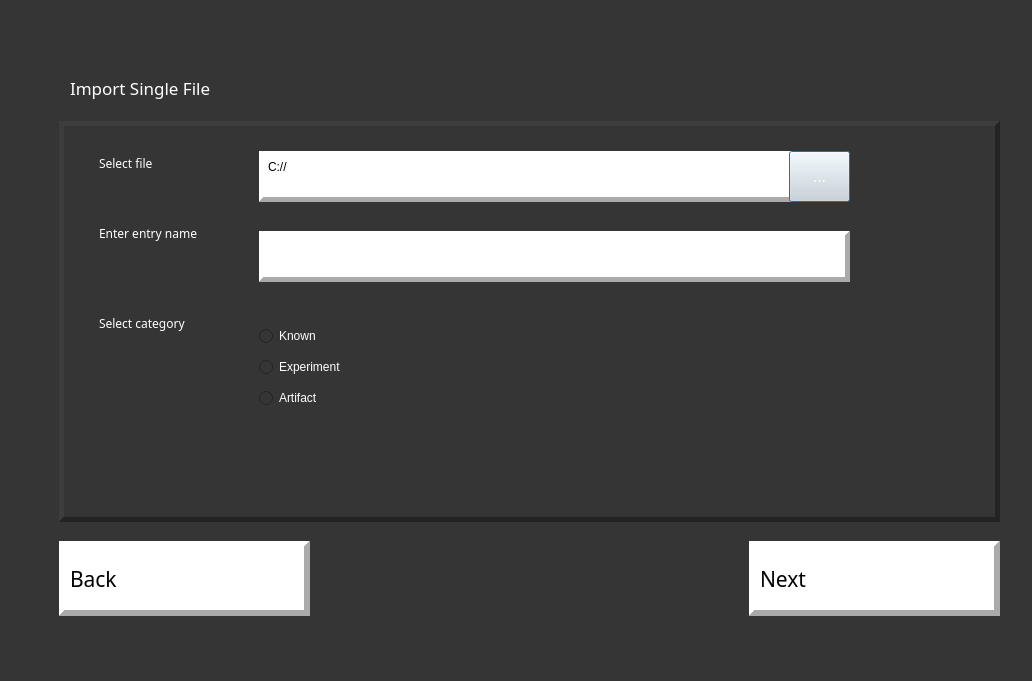
<?xml version="1.0" encoding="UTF-8"?>
<ui version="4.0">
 <class>importsingle_frame</class>
 <widget class="QDialog" name="importsingle_frame">
  <property name="geometry">
   <rect>
    <x>0</x>
    <y>0</y>
    <width>1032</width>
    <height>681</height>
   </rect>
  </property>
  <property name="cursor">
   <cursorShape>ArrowCursor</cursorShape>
  </property>
  <property name="windowTitle">
   <string>Dialog</string>
  </property>
  <property name="autoFillBackground">
   <bool>false</bool>
  </property>
  <property name="styleSheet">
   <string notr="true">background-color: rgb(53, 53, 53);</string>
  </property>
  <widget class="QLabel" name="title_lbl">
   <property name="geometry">
    <rect>
     <x>70</x>
     <y>50</y>
     <width>419</width>
     <height>75</height>
    </rect>
   </property>
   <property name="font">
    <font>
     <family>Small Fonts</family>
     <pointsize>13</pointsize>
    </font>
   </property>
   <property name="styleSheet">
    <string notr="true">color: rgb(255, 255, 255);</string>
   </property>
   <property name="frameShape">
    <enum>QFrame::NoFrame</enum>
   </property>
   <property name="frameShadow">
    <enum>QFrame::Plain</enum>
   </property>
   <property name="lineWidth">
    <number>0</number>
   </property>
   <property name="text">
    <string>Import Single File</string>
   </property>
   <property name="margin">
    <number>1</number>
   </property>
  </widget>
  <widget class="QLabel" name="next_lbl">
   <property name="geometry">
    <rect>
     <x>749</x>
     <y>541</y>
     <width>251</width>
     <height>75</height>
    </rect>
   </property>
   <property name="font">
    <font>
     <family>8514oem</family>
     <pointsize>16</pointsize>
     <weight>50</weight>
     <italic>false</italic>
     <bold>false</bold>
    </font>
   </property>
   <property name="autoFillBackground">
    <bool>false</bool>
   </property>
   <property name="styleSheet">
    <string notr="true">background-color: rgb(255, 255, 255);</string>
   </property>
   <property name="frameShape">
    <enum>QFrame::Panel</enum>
   </property>
   <property name="frameShadow">
    <enum>QFrame::Raised</enum>
   </property>
   <property name="lineWidth">
    <number>6</number>
   </property>
   <property name="text">
    <string>Next</string>
   </property>
   <property name="alignment">
    <set>Qt::AlignLeading|Qt::AlignLeft|Qt::AlignVCenter</set>
   </property>
   <property name="openExternalLinks">
    <bool>false</bool>
   </property>
  </widget>
  <widget class="QLabel" name="back_lbl">
   <property name="geometry">
    <rect>
     <x>59</x>
     <y>541</y>
     <width>251</width>
     <height>75</height>
    </rect>
   </property>
   <property name="font">
    <font>
     <family>8514oem</family>
     <pointsize>16</pointsize>
     <weight>50</weight>
     <italic>false</italic>
     <bold>false</bold>
    </font>
   </property>
   <property name="autoFillBackground">
    <bool>false</bool>
   </property>
   <property name="styleSheet">
    <string notr="true">background-color: rgb(255, 255, 255);</string>
   </property>
   <property name="frameShape">
    <enum>QFrame::Panel</enum>
   </property>
   <property name="frameShadow">
    <enum>QFrame::Raised</enum>
   </property>
   <property name="lineWidth">
    <number>6</number>
   </property>
   <property name="text">
    <string>Back</string>
   </property>
   <property name="alignment">
    <set>Qt::AlignLeading|Qt::AlignLeft|Qt::AlignVCenter</set>
   </property>
   <property name="openExternalLinks">
    <bool>false</bool>
   </property>
  </widget>
  <widget class="QLabel" name="logo">
   <property name="geometry">
    <rect>
     <x>810</x>
     <y>50</y>
     <width>191</width>
     <height>61</height>
    </rect>
   </property>
   <property name="autoFillBackground">
    <bool>false</bool>
   </property>
   <property name="frameShape">
    <enum>QFrame::NoFrame</enum>
   </property>
   <property name="text">
    <string/>
   </property>
   <property name="pixmap">
    <pixmap>../../../resources/specdata_logo.png</pixmap>
   </property>
   <property name="scaledContents">
    <bool>true</bool>
   </property>
  </widget>
  <widget class="QFrame" name="frame">
   <property name="geometry">
    <rect>
     <x>59</x>
     <y>121</y>
     <width>941</width>
     <height>401</height>
    </rect>
   </property>
   <property name="styleSheet">
    <string notr="true">color: rgb(255, 255, 255);</string>
   </property>
   <property name="frameShape">
    <enum>QFrame::Panel</enum>
   </property>
   <property name="frameShadow">
    <enum>QFrame::Raised</enum>
   </property>
   <property name="lineWidth">
    <number>5</number>
   </property>
   <widget class="QPlainTextEdit" name="selectfile_txt">
    <property name="geometry">
     <rect>
      <x>200</x>
      <y>30</y>
      <width>541</width>
      <height>51</height>
     </rect>
    </property>
    <property name="font">
     <font>
      <family>MS Shell Dlg 2</family>
      <pointsize>9</pointsize>
     </font>
    </property>
    <property name="cursor" stdset="0">
     <cursorShape>IBeamCursor</cursorShape>
    </property>
    <property name="styleSheet">
     <string notr="true">background-color: rgb(255, 255, 255);
color: rgb(0, 0, 0);</string>
    </property>
    <property name="frameShape">
     <enum>QFrame::Panel</enum>
    </property>
    <property name="frameShadow">
     <enum>QFrame::Raised</enum>
    </property>
    <property name="lineWidth">
     <number>5</number>
    </property>
    <property name="plainText">
     <string>C://</string>
    </property>
   </widget>
   <widget class="QPushButton" name="selectfile_btn">
    <property name="geometry">
     <rect>
      <x>730</x>
      <y>30</y>
      <width>61</width>
      <height>51</height>
     </rect>
    </property>
    <property name="sizePolicy">
     <sizepolicy hsizetype="Maximum" vsizetype="Maximum">
      <horstretch>0</horstretch>
      <verstretch>30</verstretch>
     </sizepolicy>
    </property>
    <property name="font">
     <font>
      <pointsize>12</pointsize>
     </font>
    </property>
    <property name="layoutDirection">
     <enum>Qt::LeftToRight</enum>
    </property>
    <property name="styleSheet">
     <string notr="true">background-color: rgb(220, 220, 220);</string>
    </property>
    <property name="text">
     <string>...</string>
    </property>
    <property name="autoDefault">
     <bool>true</bool>
    </property>
   </widget>
   <widget class="QPlainTextEdit" name="name_txt">
    <property name="geometry">
     <rect>
      <x>200</x>
      <y>110</y>
      <width>591</width>
      <height>51</height>
     </rect>
    </property>
    <property name="font">
     <font>
      <family>MS Shell Dlg 2</family>
     </font>
    </property>
    <property name="cursor" stdset="0">
     <cursorShape>IBeamCursor</cursorShape>
    </property>
    <property name="styleSheet">
     <string notr="true">background-color: rgb(255, 255, 255);
color: rgb(0, 0, 0);</string>
    </property>
    <property name="frameShape">
     <enum>QFrame::Panel</enum>
    </property>
    <property name="frameShadow">
     <enum>QFrame::Raised</enum>
    </property>
    <property name="lineWidth">
     <number>5</number>
    </property>
   </widget>
   <widget class="QWidget" name="verticalLayoutWidget">
    <property name="geometry">
     <rect>
      <x>200</x>
      <y>200</y>
      <width>281</width>
      <height>95</height>
     </rect>
    </property>
    <layout class="QVBoxLayout" name="verticalLayout_4">
     <item>
      <widget class="QRadioButton" name="known_rbtn">
       <property name="styleSheet">
        <string notr="true">color: rgb(255, 255, 255);</string>
       </property>
       <property name="text">
        <string>Known</string>
       </property>
      </widget>
     </item>
     <item>
      <widget class="QRadioButton" name="experiment_rbtn">
       <property name="styleSheet">
        <string notr="true">color: rgb(255, 255, 255);</string>
       </property>
       <property name="text">
        <string>Experiment</string>
       </property>
      </widget>
     </item>
     <item>
      <widget class="QRadioButton" name="artifact_btn">
       <property name="styleSheet">
        <string notr="true">color: rgb(255, 255, 255);</string>
       </property>
       <property name="text">
        <string>Artifact</string>
       </property>
      </widget>
     </item>
    </layout>
   </widget>
   <widget class="QLabel" name="selectfile_lbl">
    <property name="geometry">
     <rect>
      <x>40</x>
      <y>30</y>
      <width>82</width>
      <height>24</height>
     </rect>
    </property>
    <property name="font">
     <font>
      <family>Small Fonts</family>
      <pointsize>9</pointsize>
     </font>
    </property>
    <property name="styleSheet">
     <string notr="true">color: rgb(255, 255, 255);</string>
    </property>
    <property name="frameShape">
     <enum>QFrame::NoFrame</enum>
    </property>
    <property name="frameShadow">
     <enum>QFrame::Plain</enum>
    </property>
    <property name="lineWidth">
     <number>0</number>
    </property>
    <property name="text">
     <string>Select file</string>
    </property>
    <property name="margin">
     <number>1</number>
    </property>
   </widget>
   <widget class="QLabel" name="name_lbl">
    <property name="geometry">
     <rect>
      <x>40</x>
      <y>100</y>
      <width>140</width>
      <height>24</height>
     </rect>
    </property>
    <property name="font">
     <font>
      <family>Small Fonts</family>
      <pointsize>9</pointsize>
     </font>
    </property>
    <property name="styleSheet">
     <string notr="true">color: rgb(255, 255, 255);</string>
    </property>
    <property name="frameShape">
     <enum>QFrame::NoFrame</enum>
    </property>
    <property name="frameShadow">
     <enum>QFrame::Plain</enum>
    </property>
    <property name="lineWidth">
     <number>0</number>
    </property>
    <property name="text">
     <string>Enter entry name</string>
    </property>
    <property name="margin">
     <number>1</number>
    </property>
   </widget>
   <widget class="QLabel" name="category_lbl">
    <property name="geometry">
     <rect>
      <x>40</x>
      <y>190</y>
      <width>130</width>
      <height>24</height>
     </rect>
    </property>
    <property name="font">
     <font>
      <family>Small Fonts</family>
      <pointsize>9</pointsize>
     </font>
    </property>
    <property name="styleSheet">
     <string notr="true">color: rgb(255, 255, 255);</string>
    </property>
    <property name="frameShape">
     <enum>QFrame::NoFrame</enum>
    </property>
    <property name="frameShadow">
     <enum>QFrame::Plain</enum>
    </property>
    <property name="lineWidth">
     <number>0</number>
    </property>
    <property name="text">
     <string>Select category</string>
    </property>
    <property name="margin">
     <number>1</number>
    </property>
   </widget>
   <widget class="QLabel" name="error_lbl">
    <property name="geometry">
     <rect>
      <x>40</x>
      <y>310</y>
      <width>881</width>
      <height>81</height>
     </rect>
    </property>
    <property name="font">
     <font>
      <family>8514oem</family>
      <pointsize>7</pointsize>
      <weight>75</weight>
      <italic>false</italic>
      <bold>true</bold>
      <underline>false</underline>
     </font>
    </property>
    <property name="styleSheet">
     <string notr="true">color: rgb(255, 1, 1);
</string>
    </property>
    <property name="text">
     <string/>
    </property>
    <property name="wordWrap">
     <bool>true</bool>
    </property>
   </widget>
   <zorder>selectfile_lbl</zorder>
   <zorder>selectfile_txt</zorder>
   <zorder>name_txt</zorder>
   <zorder>verticalLayoutWidget</zorder>
   <zorder>selectfile_lbl</zorder>
   <zorder>selectfile_lbl</zorder>
   <zorder>name_lbl</zorder>
   <zorder>category_lbl</zorder>
   <zorder>selectfile_btn</zorder>
   <zorder>error_lbl</zorder>
  </widget>
  <zorder>title_lbl</zorder>
  <zorder>frame</zorder>
  <zorder>horizontalLayoutWidget</zorder>
  <zorder>horizontalLayoutWidget</zorder>
  <zorder>horizontalLayoutWidget</zorder>
  <zorder>gridLayoutWidget</zorder>
  <zorder>logo</zorder>
  <zorder>selectfile_txt</zorder>
  <zorder>next_lbl</zorder>
  <zorder>back_lbl</zorder>
 </widget>
 <resources/>
 <connections/>
</ui>
